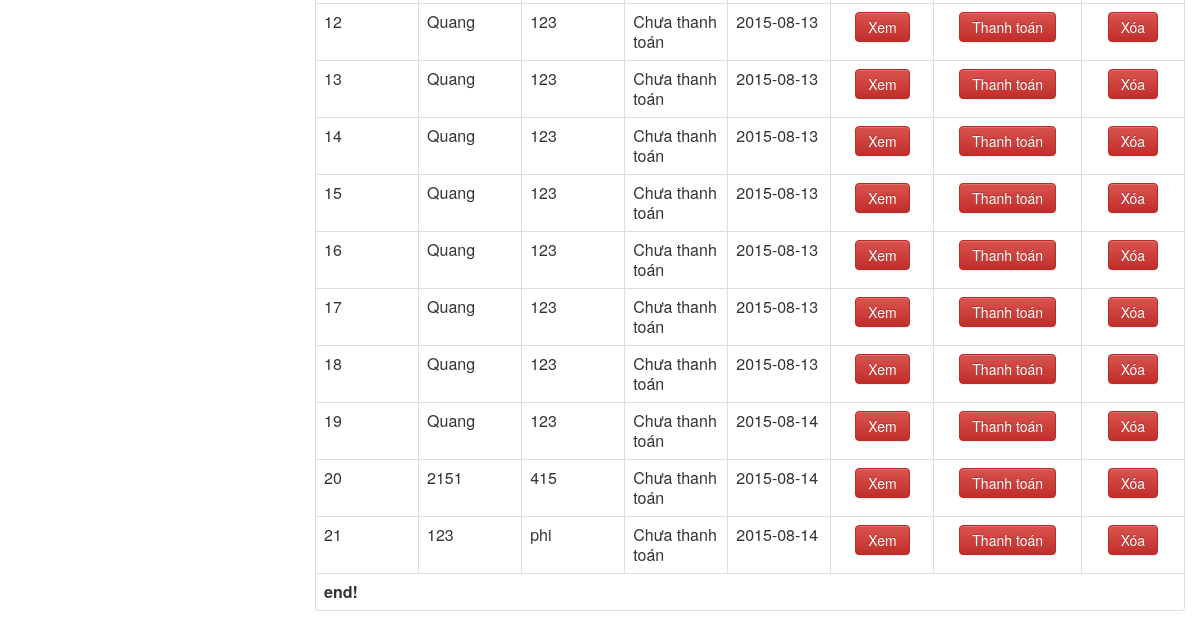
The page /index.php?c=cart&m=list (signed in, lower part) on the database as committed earlier.
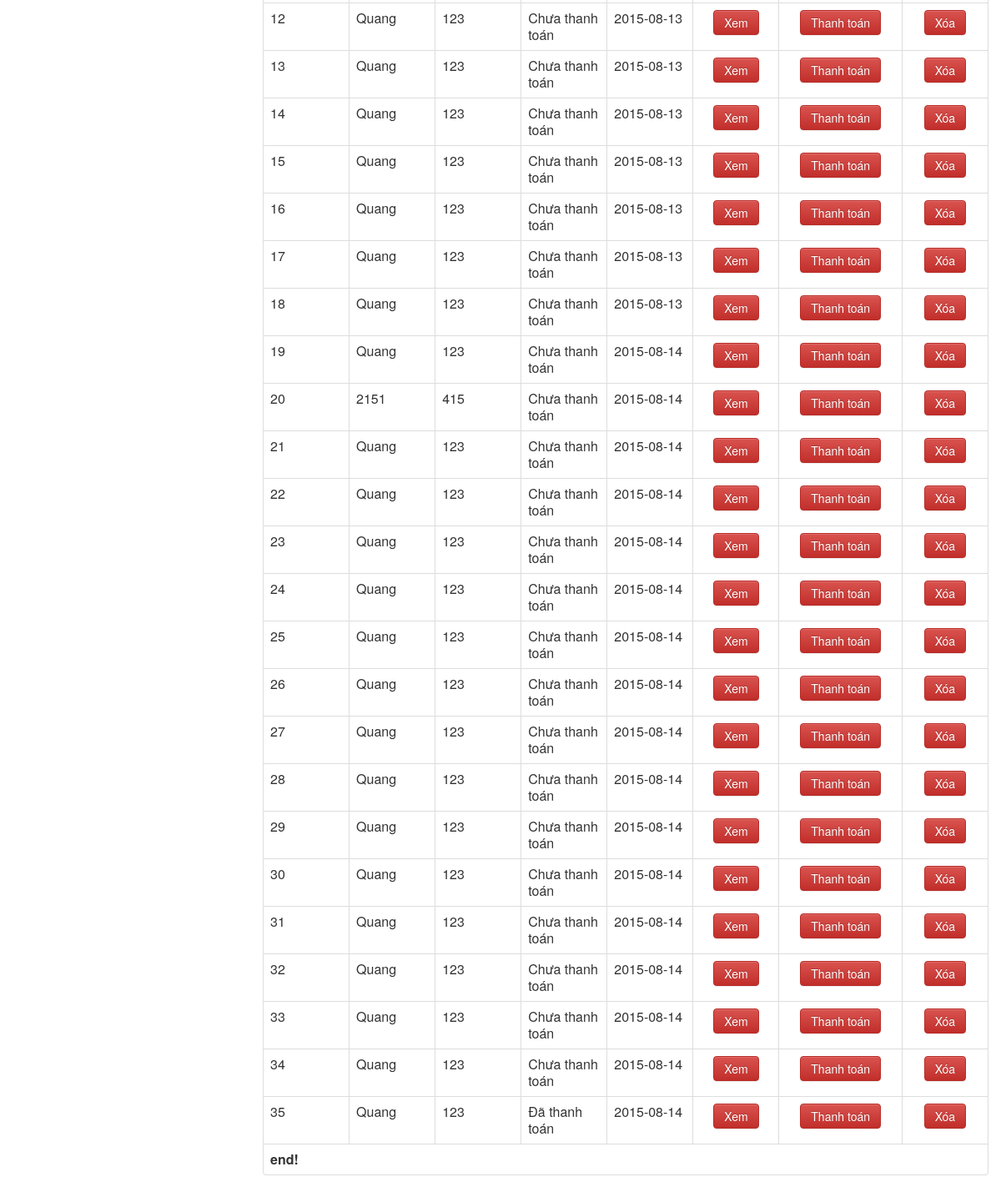
The same page on the database as committed later.
### tables this page shows
CREATE TABLE IF NOT EXISTS `carts` (
  `user_id` int(11) NOT NULL,
  `cart_id` int(11) unsigned NOT NULL AUTO_INCREMENT,
  `cart_delivery` bit(1) DEFAULT b'0',
  `cart_day` date NOT NULL,
  PRIMARY KEY (`cart_id`)
);

CREATE TABLE IF NOT EXISTS `users` (
  `id` int(10) unsigned NOT NULL AUTO_INCREMENT,
  `email` varchar(100) NOT NULL,
  `name` varchar(100) NOT NULL,
  `password` varchar(100) NOT NULL,
  `aut` varchar(11) DEFAULT 'user',
  PRIMARY KEY (`id`),
  UNIQUE KEY `email` (`email`)
);

### includes/common.php (called while the page is built, shortened)
<?php
function render($file, $data) {
    extract($data);
    include ROOT . DS . 'views' . DS . $file;
}

### controllers/cart.php (called while the page is built, shortened)
			<?php
function cart_list()
{
	$data = array();
	if(!isLogged())
      {
        redirect('/blogtaolao_MVC_/index.php?c=auth&m=login');
      }
	else
	{
		$data['carts'] = model('cart')->getall();
		$data['template_file'] = 'cart/cartlist.php';
		render('layout.php', $data);
	}
}
?>

### includes/db.php (called while the page is built, shortened)
<?php
function db_get_all($sql) {
    $result = mysql_query($sql);
    $data = array();
    if ($result) {
        while ($row = mysql_fetch_assoc($result)) {
            $data[] = $row;
        }
    }
    return $data;
}

### models/cart.php (called while the page is built, shortened)
<?php
class cart extends Model
{
	public $table='carts';
	public function getall()
	 {
        $sql = "SELECT `users`.*,`carts`.* FROM `{$this->table}`,`users` WHERE `users`.`id`=`carts`.`user_id`";
        $rows = db_get_all($sql);
        return isset($rows) ? $rows : false;
    }
}
?>

### views/cart/cartlist.php (the view, shortened to what this page needs)
<table class="table table-bordered">
    <?php
        $i = 0;
        foreach ($carts as $c):
        $i++;
    ?>
    <tr >
        <td ><?php echo $i;  ?> </td>
        <td><?php echo $c['name']; ?> </td>
         <td><?php echo $c['email']; ?> </td>
        <td><?php  echo (($c['cart_delivery']>0) ? 'Đã thanh toán' : 'Chưa thanh toán') ?></td>
        <td><?php echo  $c['cart_day'] ?></td>
        <td style=" text-align:center">
            <button type="button" onclick="giohang(<?php echo $c['cart_id']; ?>)"class="btn btn-danger btn-lg" data-toggle="modal" data-target="#myModal">Xem
            </button>
        </td>
        <td style=" text-align:center"> <a onclick="return confirm('Bạn có chắc chắn muốn xác nhận thanh toán ?');" href="index.php?c=cart&m=delivery&id=<?php echo $c['cart_id'] ?>" class="btn btn-danger btn-lg" type="button">Thanh toán </a></td>
         <td style=" text-align:center"> <a  onclick="return confirm('Bạn có chắc chắn muốn xóa giỏ hàng ?');" href="index.php?c=cart&m=delete&id=<?php echo $c['cart_id'] ?>" class="btn btn-danger btn-lg" type="button">Xóa </a></td>
    </tr>
    <?php
        endforeach;
        if ($i):
    ?>
    <tr>
        <td colspan="8"><strong>end!</strong></td>
    </tr>
    <?php else: ?>
    <tr>
        <td colspan="8" class="text-center"><strong> Chưa có đơn đặt hàng nào :v</strong></td>
    </tr>
    <?php endif; ?>
</table>

Rows that differ between the two databases and show on the page:
removed carts: user.name "123", user.email "phi", cart_delivery "Chưa thanh toán", cart_day "2015-08-14"
added carts: user.name "Quang", user.email "123", cart_delivery "Chưa thanh toán", cart_day "2015-08-14"
added carts: user.name "Quang", user.email "123", cart_delivery "Chưa thanh toán", cart_day "2015-08-14"
added carts: user.name "Quang", user.email "123", cart_delivery "Chưa thanh toán", cart_day "2015-08-14"
added carts: user.name "Quang", user.email "123", cart_delivery "Chưa thanh toán", cart_day "2015-08-14"
added carts: user.name "Quang", user.email "123", cart_delivery "Chưa thanh toán", cart_day "2015-08-14"
added carts: user.name "Quang", user.email "123", cart_delivery "Chưa thanh toán", cart_day "2015-08-14"
added carts: user.name "Quang", user.email "123", cart_delivery "Chưa thanh toán", cart_day "2015-08-14"
added carts: user.name "Quang", user.email "123", cart_delivery "Chưa thanh toán", cart_day "2015-08-14"
added carts: user.name "Quang", user.email "123", cart_delivery "Chưa thanh toán", cart_day "2015-08-14"
added carts: user.name "Quang", user.email "123", cart_delivery "Chưa thanh toán", cart_day "2015-08-14"
added carts: user.name "Quang", user.email "123", cart_delivery "Chưa thanh toán", cart_day "2015-08-14"
added carts: user.name "Quang", user.email "123", cart_delivery "Chưa thanh toán", cart_day "2015-08-14"
added carts: user.name "Quang", user.email "123", cart_delivery "Chưa thanh toán", cart_day "2015-08-14"
added carts: user.name "Quang", user.email "123", cart_delivery "Chưa thanh toán", cart_day "2015-08-14"
added carts: user.name "Quang", user.email "123", cart_delivery "Đã thanh toán", cart_day "2015-08-14"
